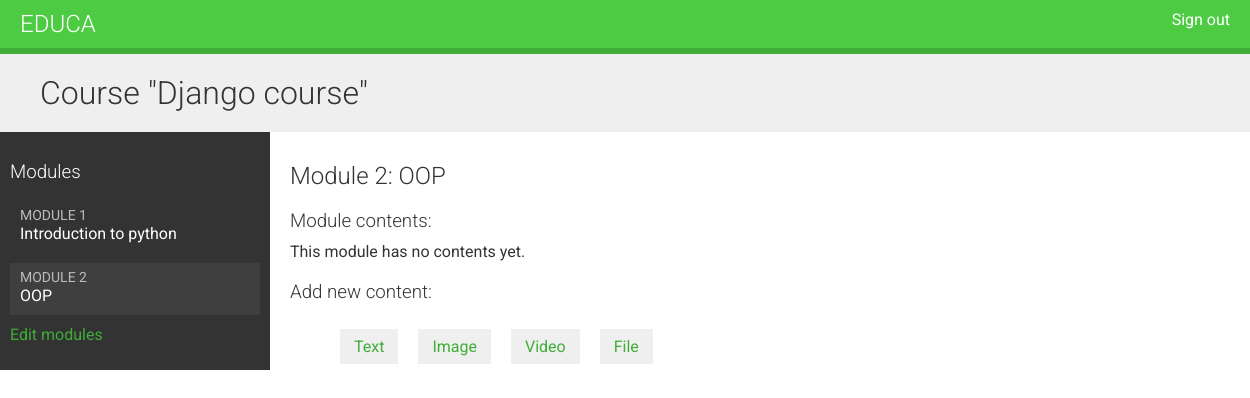
The app's page /course/module/4/ (signed in), older data.
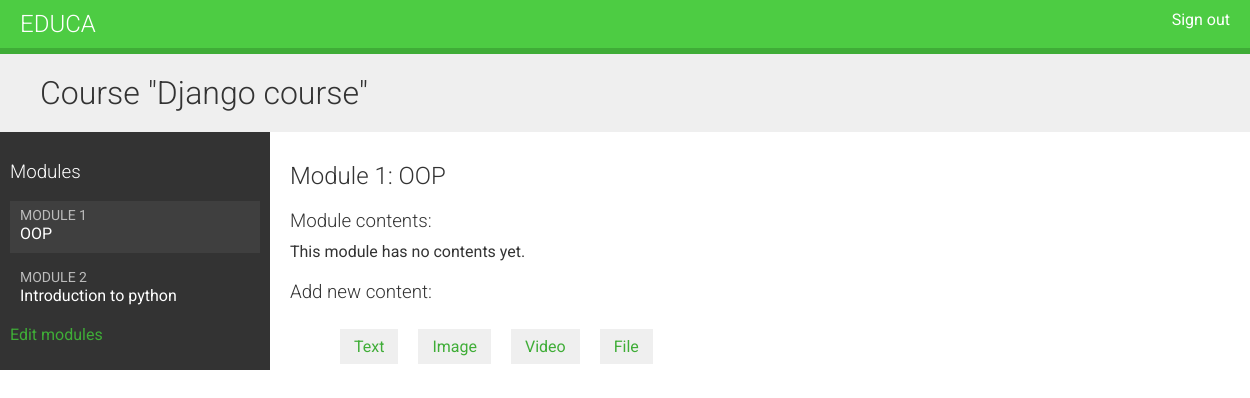
The same page, newer data.
### courses/models.py (models this page shows, shortened)
class Module(models.Model):
    course = models.ForeignKey(Course,
                               related_name='modules',
                               on_delete=models.CASCADE)
    title = models.CharField(max_length=200)
    description = models.TextField(blank=True)
    order = OrderField(blank=True, for_fields=['course'])
    class Meta:
        ordering = ['order']

### courses/views.py (the view)
class ModuleContentListView(TemplateResponseMixin, View):
    template_name = 'courses/manage/module/content_list.html'
    def get(self, request, module_id):
        module = get_object_or_404(Module,
                                   id=module_id,
                                   course__owner=request.user)
        return self.render_to_response({'module': module})

### courses/templates/courses/manage/module/content_list.html (shortened to what this page needs)
{% extends "base.html" %}
{% load course %}
{% block content %}
  {% with course=module.course %}
    <h1>Course "{{ course.title }}"</h1>
    <div class="contents">
      <h3>Modules</h3>
      <ul id="modules">
        {% for m in course.modules.all %}
          <li data-id="{{ m.id }}" {% if m == module %}
           class="selected"{% endif %}>
            <a href="{% url "module_content_list" m.id %}">
              <span>
                Module <span class="order">{{ m.order|add:1 }}</span>
              </span>
              <br>
              {{ m.title }}
            </a>
          </li>
        {% empty %}
          <li>No modules yet.</li>
        {% endfor %}
      </ul>
      <p><a href="{% url "course_module_update" course.id %}">
      Edit modules</a></p>
    </div>
    <div class="module">
      <h2>Module {{ module.order|add:1 }}: {{ module.title }}</h2>
      <h3>Module contents:</h3>
      <div id="module-contents">
        {% for content in module.contents.all %}
          <div data-id="{{ content.id }}">
            {% with item=content.item %}
              <p>{{ item }} ({{ item|model_name }})</p>
              <a href="{% url "module_content_update" module.id item|model_name item.id %}">
                Edit
              </a>
              <form action="{% url "module_content_delete" content.id %}" method="post">
                <input type="submit" value="Delete">
                {% csrf_token %}
              </form>
            {% endwith %}
          </div>
        {% empty %}
          <p>This module has no contents yet.</p>
        {% endfor %}
      </div>
      <h3>Add new content:</h3>
      <ul class="content-types">
        <li><a href="{% url "module_content_create" module.id "text" %}">
        Text</a></li>
        <li><a href="{% url "module_content_create" module.id "image" %}">
        Image</a></li>
        <li><a href="{% url "module_content_create" module.id "video" %}">
        Video</a></li>
        <li><a href="{% url "module_content_create" module.id "file" %}">
        File</a></li>
      </ul>
    </div>
  {% endwith %}
{% endblock %}

Row changes from the older to the newer data that the page shows:
changed Module "OOP": order|add "2" → "1"; moves up the list
changed Module "Introduction to python": order|add "1" → "2"
